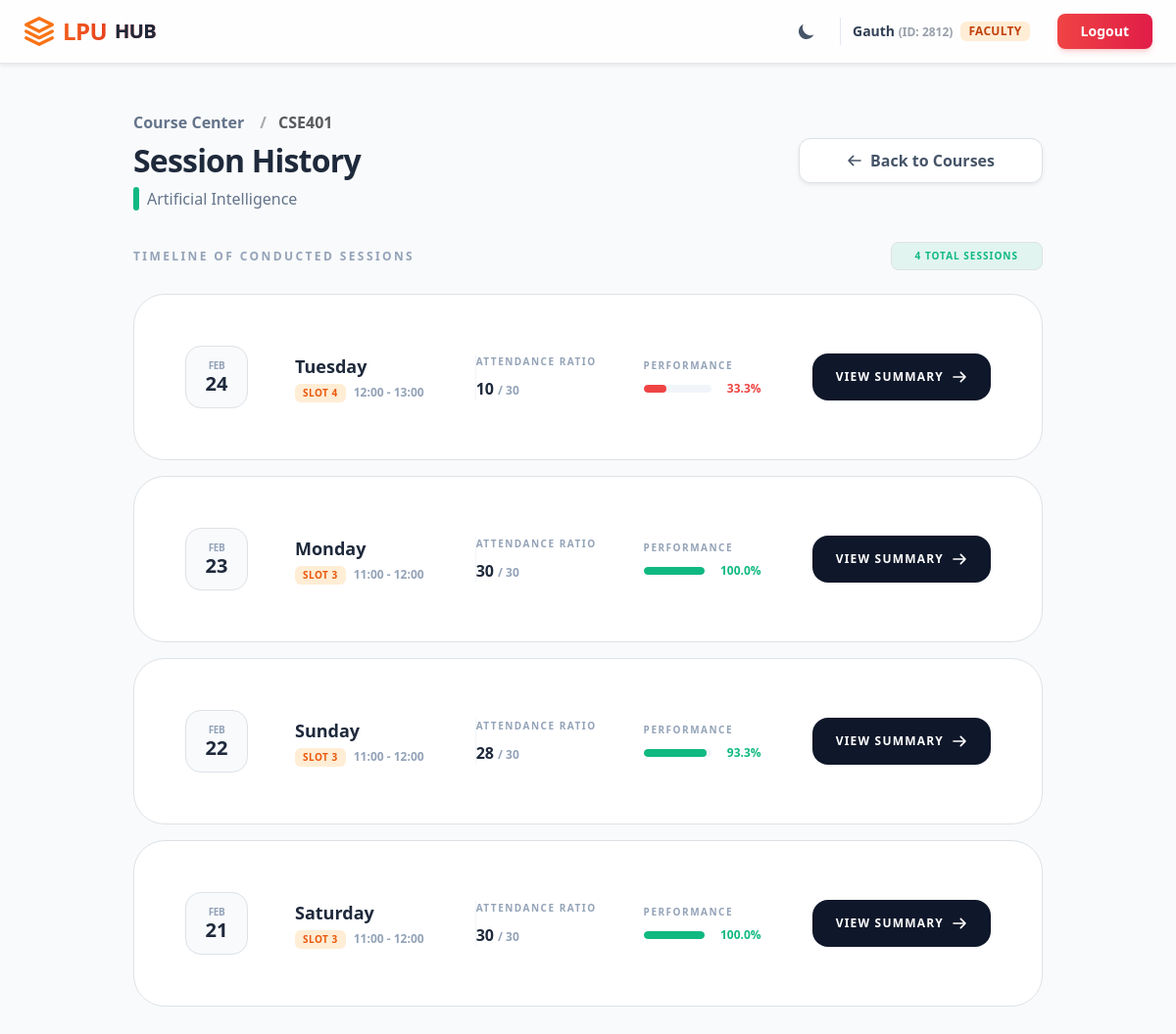
Screenshot of /attendance/course/112/sessions/ (signed in) with the database file from the repository.
### core/models.py (models this page shows, shortened)
class User(AbstractUser):
    class Role(models.TextChoices):
        STUDENT = "STUDENT", "Student"
        FACULTY = "FACULTY", "Faculty"
        ADMIN = "ADMIN", "Admin"
    role = models.CharField(max_length=50, choices=Role.choices, default=Role.STUDENT)
    uid = models.CharField(max_length=8, unique=True, null=True, blank=True)
    section = models.ForeignKey(Section, on_delete=models.SET_NULL, null=True, blank=True, related_name='members')
    is_approved = models.BooleanField(default=False)

### attendance/models.py (models this page shows, shortened)
class Course(models.Model):
    name = models.CharField(max_length=100)
    code = models.CharField(max_length=20, unique=True)
    faculty = models.ForeignKey(settings.AUTH_USER_MODEL, on_delete=models.CASCADE, limit_choices_to={'role': 'FACULTY'})
    students = models.ManyToManyField(settings.AUTH_USER_MODEL, related_name='enrolled_courses', limit_choices_to={'role': 'STUDENT'})

class AttendanceSession(models.Model):
    course = models.ForeignKey(Course, on_delete=models.CASCADE)
    slot = models.ForeignKey(TimetableSlot, on_delete=models.CASCADE, null=True, blank=True)
    date = models.DateField(default=timezone.now)
    created_at = models.DateTimeField(auto_now_add=True)
    class Meta:
        unique_together = ('date', 'slot')

class TimetableSlot(models.Model):
    DAYS = [
        ('MON', 'Monday'),
        ('TUE', 'Tuesday'),
        ('WED', 'Wednesday'),
        ('THU', 'Thursday'),
        ('FRI', 'Friday'),
    ]
    day_of_week = models.CharField(max_length=3, choices=DAYS)
    slot_number = models.IntegerField(help_text="Slot 1-7 (e.g. 9AM to 4PM)")
    course = models.ForeignKey(Course, on_delete=models.CASCADE, related_name='slots')
    section = models.ForeignKey(Section, on_delete=models.CASCADE, related_name='timetable')
    class Meta:
        unique_together = ('day_of_week', 'slot_number', 'section')

### attendance/views.py (the view)
# urls.py: path('course/<int:course_id>/sessions/', views.course_sessions, name='course_sessions'),
@login_required
@user_passes_test(is_faculty)
def course_sessions(request, course_id):
    course = get_object_or_404(Course, id=course_id, faculty=request.user)
    sessions = AttendanceSession.objects.filter(course=course).order_by('-date', '-slot__slot_number')
    total_students = course.students.count()
    session_data = []
    for session in sessions:
        present_count = AttendanceRecord.objects.filter(session=session, is_present=True).count()
        start_hour = session.slot.slot_number + 8
        end_hour = start_hour + 1
        time_string = f"{start_hour:02d}:00 - {end_hour:02d}:00"
        session_data.append({
            'session': session,
            'present_count': present_count,
            'total_count': total_students,
            'percentage': round((present_count / total_students * 100), 1) if total_students > 0 else 0,
            'time_string': time_string
        })
    context = {
        'course': course,
        'sessions_data': session_data
    }
    return render(request, 'attendance/course_sessions.html', context)

### attendance/views.py (called while the page is built)
def is_faculty(user):
    return user.is_authenticated and user.role == 'FACULTY'

### templates/attendance/course_sessions.html (shortened to what this page needs)
{% extends "base.html" %}
{% block content %}
<div class="container-fluid py-4 min-h-[calc(100vh-80px)]">
    <div class="row mb-8 px-lg-4">
        <div class="col-12 flex flex-col md:flex-row md:items-center justify-between gap-4">
            <div>
                <nav aria-label="breadcrumb" class="mb-2">
                    <ol class="breadcrumb bg-transparent p-0 m-0">
                        <li class="breadcrumb-item"><a href="{% url 'faculty_courses' %}"
                                class="text-slate-500 font-bold no-underline hover:text-emerald-500 transition-colors">Course
                                Center</a>
                        </li>
                        <li class="breadcrumb-item active text-slate-800 dark:!text-white font-black"
                            aria-current="page">
                            <span class="opacity-50 mx-2">/</span>
                            {{ course.code }}
                        </li>
                    </ol>
                </nav>
                <h2 class="h2 font-black text-slate-800 dark:!text-white mb-2 tracking-tight">Session History</h2>
                <div class="flex items-center gap-2">
                    <div class="w-1.5 h-6 bg-emerald-500 rounded-full"></div>
                    <p class="text-slate-500 dark:!text-slate-400 font-medium m-0">{{ course.name }}</p>
                </div>
            </div>
            <div class="flex items-center gap-3">
                <a href="{% url 'faculty_courses' %}"
                    class="px-5 py-2.5 bg-white dark:!bg-slate-800 text-slate-600 dark:!text-slate-300 font-bold rounded-xl border border-slate-200 dark:!border-slate-700 hover:bg-slate-50 dark:hover:!bg-slate-700 transition-all shadow-sm no-underline flex items-center gap-2">
                    <svg class="w-4 h-4" fill="none" viewBox="0 0 24 24" stroke="currentColor">
                        <path stroke-linecap="round" stroke-linejoin="round" stroke-width="2.5"
                            d="M10 19l-7-7m0 0l7-7m-7 7h18" />
                    </svg>
                    Back to Courses
                </a>
            </div>
        </div>
    </div>
    <div class="row px-lg-4">
        <div class="col-12">
            <div class="flex items-center justify-between mb-6">
                <h4 class="text-xs font-black text-slate-400 uppercase tracking-[0.2em]">Timeline of Conducted Sessions
                </h4>
                <div
                    class="px-4 py-1.5 bg-emerald-500/10 text-emerald-500 text-[10px] font-black rounded-lg uppercase tracking-widest border border-emerald-500/20">
                    {{ sessions_data|length }} TOTAL SESSIONS
                </div>
            </div>
            <div class="space-y-4">
                {% for data in sessions_data %}
                <div
                    class="group relative bg-white dark:!bg-slate-800/80 rounded-[2rem] border border-slate-100 dark:!border-slate-700/50 p-1 hover:border-emerald-500/30 transition-all duration-500">
                    <div class="relative p-5 md:p-6 flex flex-col md:flex-row md:items-center justify-between gap-6">
                        <div class="flex items-center gap-5">
                            <div
                                class="flex flex-col items-center justify-center w-16 h-16 rounded-2xl bg-slate-50 dark:!bg-slate-900 border border-slate-100 dark:!border-slate-700 group-hover:bg-emerald-500 group-hover:border-emerald-400 dark:group-hover:!bg-emerald-600 transition-all duration-500">
                                <span
                                    class="text-[10px] font-black text-slate-400 group-hover:text-emerald-100 uppercase tracking-tighter leading-none mb-1">
                                    {{ data.session.date|date:"M" }}
                                </span>
                                <span
                                    class="text-xl font-black text-slate-800 dark:!text-white group-hover:text-white leading-none">
                                    {{ data.session.date|date:"d" }}
                                </span>
                            </div>
                            <div>
                                <h5
                                    class="text-lg font-black text-slate-800 dark:!text-white m-0 group-hover:text-emerald-500 transition-colors">
                                    {{ data.session.date|date:"l" }}
                                </h5>
                                <div class="flex items-center gap-2 mt-1">
                                    <div
                                        class="px-2 py-0.5 rounded-md bg-orange-100 dark:!bg-orange-500/10 text-orange-600 dark:!text-orange-500 text-[10px] font-black uppercase tracking-wider">
                                        Slot {{ data.session.slot.slot_number }}
                                    </div>
                                    <span class="text-xs font-bold text-slate-400 dark:!text-slate-500">
                                        {{ data.time_string }}
                                    </span>
                                </div>
                            </div>
                        </div>
                        <div
                            class="grid grid-cols-2 md:flex md:items-center gap-6 md:gap-12 pl-4 md:pl-0 border-l border-slate-100 dark:!border-slate-700">
                            <div class="flex flex-col">
                                <span
                                    class="text-[10px] font-black text-slate-400 uppercase tracking-[0.15em] mb-2">Attendance
                                    Ratio</span>
                                <div class="flex items-baseline gap-1">
                                    <span class="text-base font-black text-slate-800 dark:!text-white">
                                        {{ data.present_count }}
                                    </span>
                                    <span class="text-xs font-bold text-slate-400">/ {{ data.total_count }}</span>
                                </div>
                            </div>
                            <div class="flex flex-col min-w-[120px]">
                                <span
                                    class="text-[10px] font-black text-slate-400 uppercase tracking-[0.15em] mb-2">Performance</span>
                                <div class="flex items-center gap-3">
                                    <div
                                        class="flex-grow bg-slate-100 dark:!bg-slate-900 rounded-full h-2 overflow-hidden">
                                        <div class="h-full rounded-full transition-all duration-1000 ease-out {% if data.percentage > 80 %}bg-emerald-500{% elif data.percentage > 40 %}bg-orange-500{% else %}bg-red-500{% endif %}"
                                            style="width: {{ data.percentage }}%"></div>
                                    </div>
                                    <span
                                        class="text-xs font-black {% if data.percentage > 80 %}text-emerald-500{% elif data.percentage > 40 %}text-orange-500{% else %}text-red-500{% endif %}">
                                        {{ data.percentage }}%
                                    </span>
                                </div>
                            </div>
                        </div>
                        <div>
                            <a href="{% url 'session_detail' data.session.id %}"
                                class="group/btn relative px-6 py-3 bg-slate-900 dark:!bg-slate-700 text-white rounded-2xl overflow-hidden transition-all duration-300 hover:scale-105 active:scale-95 no-underline flex items-center gap-2">
                                <span class="relative z-10 text-xs font-black uppercase tracking-widest">View
                                    Summary</span>
                                <svg class="relative z-10 w-4 h-4 transition-transform duration-300 group-hover/btn:translate-x-1"
                                    fill="none" viewBox="0 0 24 24" stroke="currentColor">
                                    <path stroke-linecap="round" stroke-linejoin="round" stroke-width="2.5"
                                        d="M14 5l7 7m0 0l-7 7m7-7H3" />
                                </svg>
                            </a>
                        </div>
                    </div>
                </div>
                {% endfor %}
            </div>
        </div>
    </div>
</div>
{% endblock %}

### templates/base.html (shortened to what this page needs)
<!DOCTYPE html>
<html lang="en" data-bs-theme="light" class="light">
<head>
    <link href="https://cdn.jsdelivr.net/npm/bootstrap@5.3.3/dist/css/bootstrap.min.css" rel="stylesheet">
    <script src="https://cdn.tailwindcss.com"></script>
</head>
<body class="bg-gray-50 text-gray-900 dark:bg-gray-900 dark:text-gray-100 flex flex-col min-h-screen">
    <nav
        class="sticky top-0 z-50 bg-white/80 dark:bg-slate-900/80 backdrop-blur-lg border-b border-gray-200 dark:border-slate-800 transition-all duration-300 shadow-sm">
        <div class="max-w-7xl mx-auto px-4 sm:px-6 lg:px-8">
            <div class="flex justify-between items-center h-16">
                <div class="flex-shrink-0 flex items-center">
                    <a href="{% url 'dashboard' %}"
                        class="text-2xl font-black bg-clip-text text-transparent bg-gradient-to-r from-orange-500 to-red-600 tracking-tight flex items-center gap-2 hover:opacity-80 transition-opacity">
                        <svg xmlns="http://www.w3.org/2000/svg" class="w-8 h-8 text-orange-500" viewBox="0 0 24 24"
                            fill="none" stroke="currentColor" stroke-width="2.5" stroke-linecap="round"
                            stroke-linejoin="round">
                            <path d="M12 2L2 7l10 5 10-5-10-5zM2 17l10 5 10-5M2 12l10 5 10-5" />
                        </svg>
                        LPU<span class="text-slate-800 dark:text-white font-bold text-xl">HUB</span>
                    </a>
                </div>
                <div class="flex items-center gap-3 sm:gap-5">
                    <button id="theme-toggle"
                        class="p-2 rounded-full hover:bg-slate-100 dark:hover:bg-slate-800 transition-colors duration-200 focus:outline-none focus:ring-2 focus:ring-orange-500 text-slate-600 dark:text-slate-300">
                        <svg id="theme-toggle-dark-icon" class="w-5 h-5 hidden" fill="currentColor" viewBox="0 0 20 20"
                            xmlns="http://www.w3.org/2000/svg">
                            <path d="M17.293 13.293A8 8 0 016.707 2.707a8.001 8.001 0 1010.586 10.586z"></path>
                        </svg>
                    </button>
                    {% if user.is_authenticated %}
                    <div
                        class="hidden md:flex items-center gap-2 pl-3 py-1 pr-1 border-l border-slate-200 dark:border-slate-700">
                        <span class="text-sm font-semibold text-slate-700 dark:text-slate-200">
                            {{ user.username }}
                            <span class="opacity-50 text-xs">
                                (ID:
                                {{ user.uid|default:"N/A" }})
                            </span>
                        </span>
                        <span
                            class="text-xs px-2 py-0.5 rounded-md bg-orange-100 dark:bg-orange-500/20 text-orange-700 dark:text-orange-300 font-bold tracking-wide">
                            {{ user.get_role_display|upper }}
                        </span>
                    </div>
                    <form method="post" action="{% url 'logout' %}" class="m-0">
                        <button type="submit"
                            class="ms-2 px-4 py-2 text-sm font-bold text-white bg-gradient-to-r from-red-500 to-rose-600 rounded-lg shadow-md shadow-red-500/20 hover:shadow-lg hover:shadow-red-500/40 transform hover:-translate-y-0.5 transition-all focus:ring-2 focus:ring-offset-2 focus:ring-red-500 dark:focus:ring-offset-slate-900 border-none">
                            Logout
                        </button>
                    </form>
                    {% endif %}
                </div>
            </div>
        </div>
    </nav>
    <main class="flex-grow container mt-4">
        {% block content %}
        {% endblock %}
    </main>
</body>
</html>

### templates/base.html (style rules this page uses)
body { transition: background-color 0.3s, color 0.3s; }

### templates/attendance/course_sessions.html (style rules this page uses)
.breadcrumb-item+.breadcrumb-item::before { display: none !important; }

### rows the page displays
User: username "Gauth", uid "2812", role "FACULTY"
Course: code "CSE401", name "Artificial Intelligence"
AttendanceSession: session "FEB", session "24", session "Tuesday", session.slot.slot_number "4", time_string "12:00 - 13:00", present_count "10", total_count "30", percentage "33.3"
AttendanceSession: session "FEB", session "23", session "Monday", session.slot.slot_number "3", time_string "11:00 - 12:00", present_count "30", total_count "30", percentage "100.0"
AttendanceSession: session "FEB", session "22", session "Sunday", session.slot.slot_number "3", time_string "11:00 - 12:00", present_count "28", total_count "30", percentage "93.3"
AttendanceSession: session "FEB", session "21", session "Saturday", session.slot.slot_number "3", time_string "11:00 - 12:00", present_count "30", total_count "30", percentage "100.0"

### other values shown
{{ sessions_data|length }} "4"
